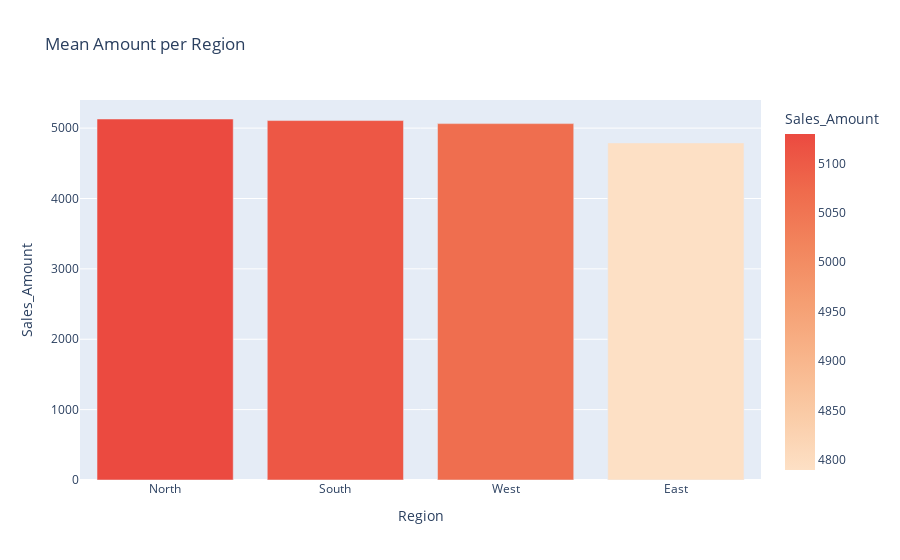

Notebook code cell kept with this figure:
### Code cell
px.bar(mean_amount_per_region, x='Region', y='Sales_Amount', color='Sales_Amount', color_continuous_scale='peach', title='Mean Amount per Region')

### Figure 1 — Plotly figure (JSON) as saved in the notebook; plotly's stock layout.template omitted (floating-point values rounded to 4 significant figures)
{"data": [{"hovertemplate": "Region=%{x}<br>Sales_Amount=%{marker.color}<extra></extra>", "legendgroup": "", "marker": {"color": [5130.0, 5107.0, 5064.0, 4790.0], "coloraxis": "coloraxis", "pattern": {"shape": ""}}, "name": "", "orientation": "v", "showlegend": false, "textposition": "auto", "type": "bar", "x": ["North", "South", "West", "East"], "xaxis": "x", "y": [5130.0, 5107.0, 5064.0, 4790.0], "yaxis": "y"}], "layout": {"barmode": "relative", "coloraxis": {"colorbar": {"title": {"text": "Sales_Amount"}}, "colorscale": [[0, "rgb(253, 224, 197)"], [0.1667, "rgb(250, 203, 166)"], [0.3333, "rgb(248, 181, 139)"], [0.5, "rgb(245, 158, 114)"], [0.6667, "rgb(242, 133, 93)"], [0.8333, "rgb(239, 106, 76)"], [1, "rgb(235, 74, 64)"]]}, "legend": {"tracegroupgap": 0}, "title": {"text": "Mean Amount per Region"}, "xaxis": {"anchor": "y", "domain": [0, 1], "title": {"text": "Region"}}, "yaxis": {"anchor": "x", "domain": [0, 1], "title": {"text": "Sales_Amount"}}}}
